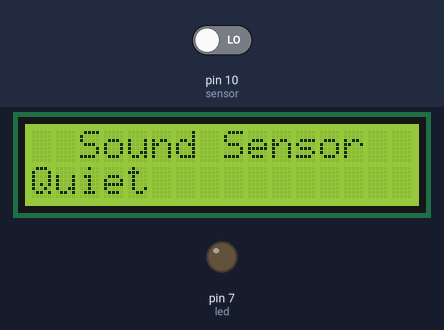
Recording of a sketch running on a simulated Arduino Uno, built with avr-gcc and run on an emulated ATmega328P. Parts: 16×2 character LCD, output pins drawn as LEDs (lit = HIGH). Inputs (shaded band) come from the test bench; at power-on: pin 10 (sensor) LOW. What the sketch prints to the serial monitor is not drawn.

Above: at 1.2 s.
1.3 s: pin 10 (sensor) driven HIGH
At 2.1 s:
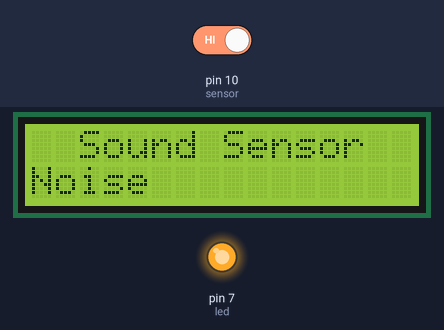
2.8 s: pin 10 (sensor) driven LOW
At 3.2 s:
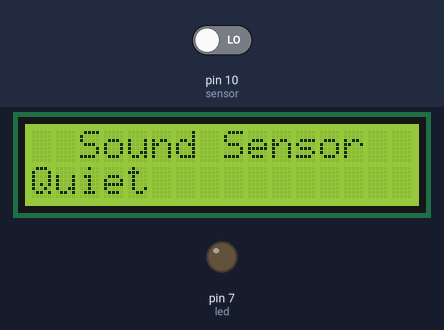
Timing chart, 0 to 5.8 s (numbered marks = the images above; inputs shaded):
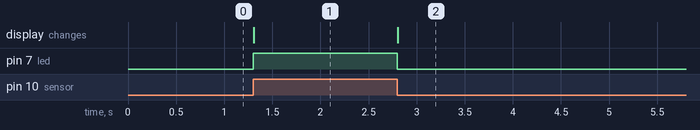

The sketch:

CODE-061.ino
```cpp
//VTM https://www.youtube.com/c/VTMVlogVoThongMinh
#include <Wire.h>
#include <LiquidCrystal_I2C.h>
LiquidCrystal_I2C lcd(0x27, 16, 2);
#define sensor 10
#define led 7
void setup()
{
  Serial.begin(9600);
  pinMode(sensor, INPUT);
  pinMode(led, OUTPUT);
  lcd.init();
  lcd.backlight();
  lcd.setCursor(0, 0);
  lcd.print("  Sound Sensor");
}
void loop()
{
  Serial.println(digitalRead(sensor));
  digitalWrite(led, digitalRead(sensor));
  lcd.setCursor(0, 1);
  if (digitalRead(sensor) == 1)
  {
    lcd.print("Noise");
  }
  else
  {
    lcd.print("Quiet");
  }
}
```

Measured:
- after the input at 1.3 s, pin 7 (led): LOW → HIGH at once; the display: changes at once (image 1)
- after the input at 2.8 s, pin 7 (led): HIGH → LOW at once; the display: changes at once (image 2)
